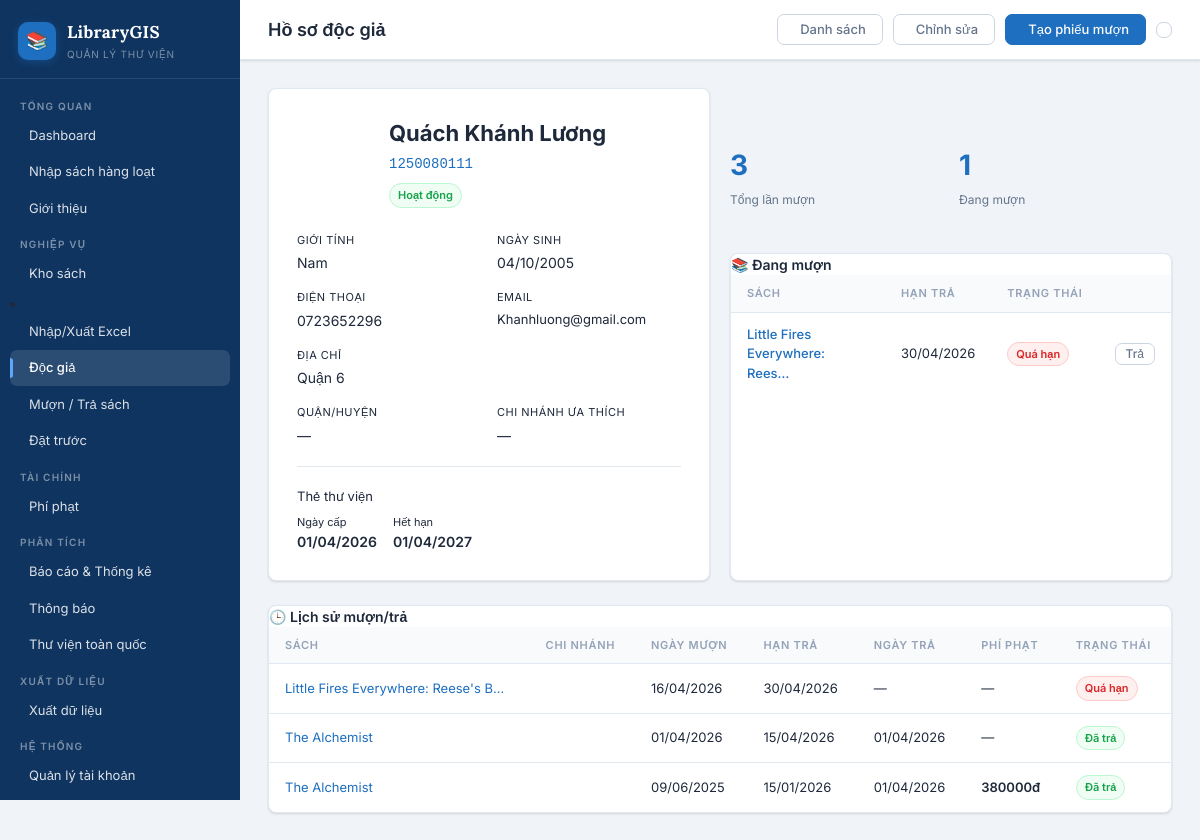
Screenshot of /readers/2/ (signed in) with the database file from the repository.
### library_app/models.py (models this page shows, shortened)
class Reader(models.Model):
    GENDER_CHOICES = [('M', 'Nam'), ('F', 'Nữ'), ('O', 'Khác')]
    STATUS_CHOICES = [('active', 'Hoạt động'), ('suspended', 'Tạm Khóa'), ('expired', 'Hết hạn')]
    user = models.OneToOneField(User, on_delete=models.SET_NULL, null=True, blank=True, related_name='reader_profile')
    card_number = models.CharField(max_length=20, unique=True, verbose_name="Ma the")
    full_name = models.CharField(max_length=200, verbose_name="Ho ten")
    gender = models.CharField(max_length=1, choices=GENDER_CHOICES, default='M')
    date_of_birth = models.DateField(verbose_name="Ngay sinh")
    phone = models.CharField(max_length=15, verbose_name="So dien thoai")
    email = models.EmailField(verbose_name="Email")
    address = models.TextField(verbose_name="Dia chi")
    card_issue_date = models.DateField(default=timezone.now)
    card_expiry_date = models.DateField()
    status = models.CharField(max_length=20, choices=STATUS_CHOICES, default='active')
    photo = models.ImageField(upload_to='readers/', blank=True, null=True)
    home_latitude = models.FloatField(null=True, blank=True, verbose_name="Vĩ độ nhà")
    home_longitude = models.FloatField(null=True, blank=True, verbose_name="Kinh độ nhà")
    created_at = models.DateTimeField(auto_now_add=True)
    class Meta:
        verbose_name = "Doc gia"
        verbose_name_plural = "Doc gia"
    @property
    def is_card_valid(self):
        return self.card_expiry_date >= timezone.now().date() and self.status == 'active'

class BorrowRecord(models.Model):
    STATUS_CHOICES = [
        ('borrowed', 'Dang muon'),
        ('returned', 'Da tra'),
        ('overdue', 'Qua han'),
        ('lost', 'Mat sach'),
    ]
    borrow_code = models.UUIDField(default=uuid.uuid4, editable=False, unique=True)
    reader = models.ForeignKey(Reader, on_delete=models.CASCADE, related_name='borrow_records')
    book = models.ForeignKey(Book, on_delete=models.CASCADE, related_name='borrow_records')
    borrow_date = models.DateField(default=timezone.now, verbose_name="Ngay muon")
    due_date = models.DateField(verbose_name="Han tra")
    return_date = models.DateField(null=True, blank=True, verbose_name="Ngay tra")
    status = models.CharField(max_length=20, choices=STATUS_CHOICES, default='borrowed')
    librarian = models.ForeignKey(User, on_delete=models.SET_NULL, null=True, blank=True, related_name='processed_borrows')
    fine_amount = models.DecimalField(max_digits=10, decimal_places=0, default=0)
    notes = models.TextField(blank=True)
    created_at = models.DateTimeField(auto_now_add=True)
    class Meta:
        verbose_name = "Phieu muon"
        verbose_name_plural = "Phieu muon/tra"
        ordering = ['-created_at']
    @property
    def is_overdue(self):
        if self.status == 'borrowed':
            return timezone.now().date() > self.due_date
        return False

class Book(models.Model):
    isbn = models.CharField(max_length=13, unique=True, verbose_name="ISBN")
    title = models.CharField(max_length=300, verbose_name="Tên sách")
    author = models.CharField(max_length=200, verbose_name="Tác giả")
    publisher = models.CharField(max_length=200, verbose_name="NXB")
    publish_year = models.IntegerField(verbose_name="Năm xuất bản")
    category = models.ForeignKey(Category, on_delete=models.SET_NULL, null=True, related_name='books')
    description = models.TextField(blank=True, verbose_name="Mô tả")
    cover_image = models.ImageField(upload_to='covers/', blank=True, null=True)
    total_copies = models.PositiveIntegerField(default=1, verbose_name="Tổng số bản")
    available_copies = models.PositiveIntegerField(default=1, verbose_name="Sách có sẵn")
    language = models.CharField(max_length=50, default="Tiếng Việt")
    pages = models.PositiveIntegerField(null=True, blank=True)
    created_at = models.DateTimeField(auto_now_add=True)
    preview_page_1 = models.ImageField(upload_to='book_previews/', blank=True, null=True, verbose_name="Trang xem trước 1")
    preview_page_2 = models.ImageField(upload_to='book_previews/', blank=True, null=True, verbose_name="Trang xem trước 2")
    preview_page_3 = models.ImageField(upload_to='book_previews/', blank=True, null=True, verbose_name="Trang xem trước 3")
    preview_page_4 = models.ImageField(upload_to='book_previews/', blank=True, null=True, verbose_name="Trang xem trước 4")
    class Meta:
        verbose_name = "Sách"
        verbose_name_plural = "Kho sách"

### library_app/views.py (the view)
# urls.py: path('readers/<int:pk>/', views.reader_detail, name='reader_detail'),
@login_required
def reader_detail(request, pk):
    reader = get_object_or_404(Reader, pk=pk)
    records = (
        BorrowRecord.objects.filter(reader=reader)
        .select_related("book")
        .order_by("-borrow_date")
    )
    total_fine = records.aggregate(s=Sum("fine_amount"))["s"] or 0
    paid_fine = (
        FinePayment.objects.filter(borrow_record__reader=reader).aggregate(
            s=Sum("amount")
        )["s"]
        or 0
    )
    return render(
        request,
        "library_app/reader_detail.html",
        {
            "reader": reader,
            "borrow_records": records[:25],
            "active_borrows": records.filter(status__in=["borrowed", "overdue"]),
            "total_borrowed": records.count(),
            "total_fine": total_fine,
            "paid_fine": paid_fine,
            "unpaid_fine": total_fine - paid_fine,
            "notifications": Notification.objects.filter(reader=reader).order_by(
                "-created_at"
            )[:10],
        },
    )

### library_app/templates/library_app/reader_detail.html (shortened to what this page needs)
{% extends 'library_app/base.html' %}
{% block n_reader %}active{% endblock %}
{% block page_title %}Hồ sơ độc giả{% endblock %}
{% block topbar_actions %}
<a href="{% url 'reader_list' %}" class="btn btn-ghost">
     Danh sách
</a>
<a href="/admin/library_app/reader/{{ reader.pk }}/change/" class="btn btn-ghost">
     Chỉnh sửa
</a>
<a href="{% url 'borrow_create' %}?reader={{ reader.pk }}" class="btn btn-primary">
     Tạo phiếu mượn
</a>
{% endblock %}
{% block content %}
<div class="grid-2" style="margin-bottom: 24px;">
    <div class="card" style="padding: 28px;">
        <div style="display: flex; gap: 20px; align-items: flex-start; margin-bottom: 24px;">
            <div style="width: 72px; height: 72px; border-radius: 50%;
                        background: linear-gradient(135deg, var(--accent2), #3d6fe0);
                        display: flex; align-items: center; justify-content: center;
                        font-size: 28px; font-weight: 700; color: white; flex-shrink: 0;">
            </div>
            <div style="flex: 1;">
                <h2 style="font-family: var(--font-display); font-size: 22px; margin-bottom: 4px;">
                    {{ reader.full_name }}
                </h2>
                <div style="font-family: monospace; font-size: 14px; color: var(--primary); margin-bottom: 8px;">
                    {{ reader.card_number }}
                </div>
                <div style="display: flex; gap: 8px;">
                    {% if reader.status == 'active' %}
                        <span class="badge badge-success">Hoạt động</span>
                    {% elif reader.status == 'suspended' %}
                        <span class="badge badge-danger">Tạm khóa</span>
                    {% else %}
                        <span class="badge badge-muted">Hết hạn</span>
                    {% endif %}
                </div>
            </div>
        </div>
        <div style="display: grid; grid-template-columns: 1fr 1fr; gap: 16px;">
            <div>
                <div style="font-size: 11px; color: var(--text-muted); text-transform: uppercase; letter-spacing: 0.5px;">Giới tính</div>
                <div style="margin-top: 4px;">{{ reader.get_gender_display }}</div>
            </div>
            <div>
                <div style="font-size: 11px; color: var(--text-muted); text-transform: uppercase; letter-spacing: 0.5px;">Ngày sinh</div>
                <div style="margin-top: 4px;">{{ reader.date_of_birth|date:"d/m/Y" }}</div>
            </div>
            <div>
                <div style="font-size: 11px; color: var(--text-muted); text-transform: uppercase; letter-spacing: 0.5px;">Điện thoại</div>
                <div style="margin-top: 4px;">{{ reader.phone }}</div>
            </div>
            <div>
                <div style="font-size: 11px; color: var(--text-muted); text-transform: uppercase; letter-spacing: 0.5px;">Email</div>
                <div style="margin-top: 4px; font-size: 13px;">{{ reader.email }}</div>
            </div>
            <div style="grid-column: 1 / -1;">
                <div style="font-size: 11px; color: var(--text-muted); text-transform: uppercase; letter-spacing: 0.5px;">Địa chỉ</div>
                <div style="margin-top: 4px; font-size: 14px;">{{ reader.address }}</div>
            </div>
            <div>
                <div style="font-size: 11px; color: var(--text-muted); text-transform: uppercase; letter-spacing: 0.5px;">Quận/Huyện</div>
                <div style="margin-top: 4px;">{{ reader.district|default:"—" }}</div>
            </div>
            <div>
                <div style="font-size: 11px; color: var(--text-muted); text-transform: uppercase; letter-spacing: 0.5px;">Chi nhánh ưa thích</div>
                <div style="margin-top: 4px;">{{ reader.preferred_branch.name|default:"—" }}</div>
            </div>
        </div>
        <div style="margin-top: 20px; padding-top: 20px; border-top: 1px solid var(--border);">
            <div style="font-size: 13px; color: var(--text-muted); margin-bottom: 8px;">Thẻ thư viện</div>
            <div style="display: flex; gap: 16px;">
                <div>
                    <div style="font-size: 11px; color: var(--text-muted);">Ngày cấp</div>
                    <div style="font-weight: 600;">{{ reader.card_issue_date|date:"d/m/Y" }}</div>
                </div>
                <div>
                    <div style="font-size: 11px; color: var(--text-muted);">Hết hạn</div>
                    <div style="font-weight: 600; color: {% if reader.is_card_valid %}var(--success){% else %}var(--danger){% endif %};">
                        {{ reader.card_expiry_date|date:"d/m/Y" }}
                    </div>
                </div>
            </div>
        </div>
    </div>
    <div style="display: flex; flex-direction: column; gap: 20px;">
        <div class="stats-grid" style="grid-template-columns: 1fr 1fr;">
            <div class="stat-card blue">
                <div class="stat-icon"></div>
                <div class="stat-value">{{ total_borrowed }}</div>
                <div class="stat-label">Tổng lần mượn</div>
            </div>
            <div class="stat-card red">
                <div class="stat-icon"></div>
                <div class="stat-value">{{ active_borrows.count }}</div>
                <div class="stat-label">Đang mượn</div>
            </div>
        </div>
        <div class="card" style="flex: 1;">
            <div class="card-header">
                <span class="card-title">📚 Đang mượn</span>
            </div>
            <table>
                <thead>
                    <tr>
                        <th>Sách</th>
                        <th>Hạn trả</th>
                        <th>Trạng thái</th>
                        <th></th>
                    </tr>
                </thead>
                <tbody>
                    {% for borrow in active_borrows %}
                    <tr>
                        <td>
                            <a href="{% url 'book_detail' borrow.book.pk %}" style="color: var(--primary); text-decoration: none; font-weight: 500;">
                                {{ borrow.book.title|truncatechars:30 }}
                            </a>
                        </td>
                        <td style="font-size: 13px; {% if borrow.is_overdue %}color: var(--danger); font-weight: 700;{% endif %}">
                            {{ borrow.due_date|date:"d/m/Y" }}
                        </td>
                        <td>
                            {% if borrow.status == 'overdue' %}
                                <span class="badge badge-danger">Quá hạn</span>
                            {% else %}
                                <span class="badge badge-info">Đang mượn</span>
                            {% endif %}
                        </td>
                        <td>
                            <a href="{% url 'return_book' borrow.pk %}" class="btn btn-ghost" style="padding: 4px 10px; font-size: 12px;">
                                Trả
                            </a>
                        </td>
                    </tr>
                    {% empty %}
                    <tr><td colspan="4" style="text-align: center; color: var(--text-muted); padding: 24px;">Không có sách đang mượn</td></tr>
                    {% endfor %}
                </tbody>
            </table>
        </div>
    </div>
</div>
<div class="card">
    <div class="card-header">
        <span class="card-title">🕒 Lịch sử mượn/trả</span>
    </div>
    <table>
        <thead>
            <tr>
                <th>Sách</th>
                <th>Chi nhánh</th>
                <th>Ngày mượn</th>
                <th>Hạn trả</th>
                <th>Ngày trả</th>
                <th>Phí phạt</th>
                <th>Trạng thái</th>
            </tr>
        </thead>
        <tbody>
            {% for borrow in borrow_records %}
            <tr>
                <td>
                    <a href="{% url 'book_detail' borrow.book.pk %}" style="color: var(--primary); text-decoration: none;">
                        {{ borrow.book.title|truncatechars:35 }}
                    </a>
                </td>
                <td style="font-size: 13px; color: var(--text-muted);">{{ borrow.branch.name }}</td>
                <td style="font-size: 13px;">{{ borrow.borrow_date|date:"d/m/Y" }}</td>
                <td style="font-size: 13px;">{{ borrow.due_date|date:"d/m/Y" }}</td>
                <td style="font-size: 13px; color: var(--text-muted);">{{ borrow.return_date|date:"d/m/Y"|default:"—" }}</td>
                <td>
                    {% if borrow.fine_amount > 0 %}
                    <span style="color: var(--danger); font-size: 13px; font-weight: 600;">{{ borrow.fine_amount|floatformat:0 }}đ</span>
                    {% else %}—{% endif %}
                </td>
                <td>
                    {% if borrow.status == 'borrowed' %}<span class="badge badge-info">Đang mượn</span>
                    {% elif borrow.status == 'returned' %}<span class="badge badge-success">Đã trả</span>
                    {% elif borrow.status == 'overdue' %}<span class="badge badge-danger">Quá hạn</span>
                    {% endif %}
                </td>
            </tr>
            {% empty %}
            <tr><td colspan="7" style="text-align: center; color: var(--text-muted); padding: 30px;">Chưa có lịch sử</td></tr>
            {% endfor %}
        </tbody>
    </table>
</div>
{% endblock %}

### rows the page displays
Reader: full_name "Quách Khánh Lương", card_number "1250080111", gender "Nam", date_of_birth "04/10/2005", phone "0723652296", email "Khanhluong@gmail.com", address "Quận 6", card_issue_date "01/04/2026", card_expiry_date "01/04/2027"
BorrowRecord: book "Little Fires Everywhere: Rees…", due_date "30/04/2026", status "Quá hạn", book "Little Fires Everywhere: Reese's B…", borrow_date "16/04/2026", return_date "—"
BorrowRecord: book "The Alchemist", borrow_date "01/04/2026", due_date "15/04/2026", return_date "01/04/2026", status "Đã trả"
BorrowRecord: book "The Alchemist", borrow_date "09/06/2025", due_date "15/01/2026", return_date "01/04/2026", fine_amount "380000", status "Đã trả"

### other values shown
{{ reader.district|default:"—" }} "—"
{{ reader.preferred_branch.name|default:"—" }} "—"
{{ total_borrowed }} "3"
{{ active_borrows.count }} "1"
